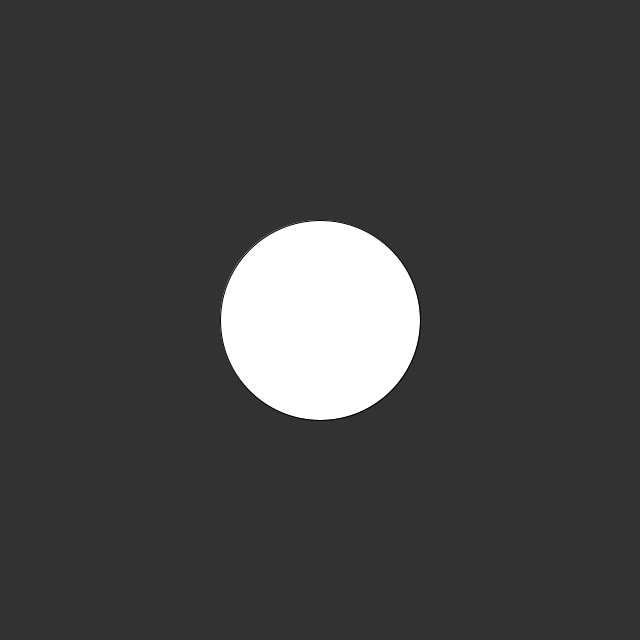
Frame 1 (no input)
Frame 60 (the mouse pressed at the canvas centre just before this capture): identical to frame 1, image omitted
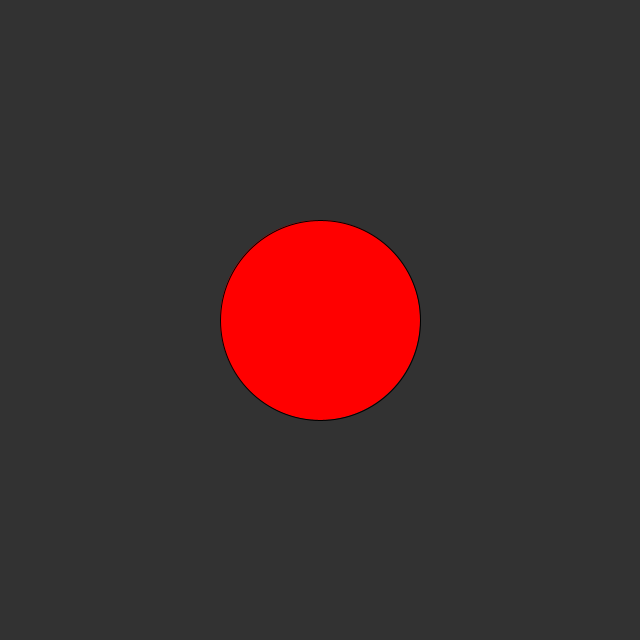
Frame 120 (the mouse held since frame 60 and released just before this capture)

The Processing sketch that drew these frames (run headless with seeded random() and noise(); from frame 60 on, the mouse is pressed at the canvas centre):

// Processing sketch: dragcircle
// ── dragcircle.pde
int x,y,r=100;
int dy,dx;
void setup()
{
  size(640,640);
  background(20);
  x = width/2;
  y = height/2;
}

void draw()
{
  background(50);
  ellipse(x,y,2*r,2*r);
  if(insideCircle(x,y,r)==1)  {    fill(255,0,0);  }
  else                        {    fill(255);      }
}

int insideCircle(int x,int y, int r)
{
  int res = (mouseX-x)*(mouseX-x)+(mouseY-y)*(mouseY-y);
  if(res<(r*r))  {
    return 1;                // 1 for inside
  }
  else  {
    return 0;                // 0 for outside
  }
}

void mousePressed()
{
  dx = mouseX-x;
  dy = mouseY-y;
}

void mouseDragged()
{
  if(insideCircle(x,y,r)==1)
  {
    x = mouseX-dx;
    y = mouseY-dy;
  }
}
